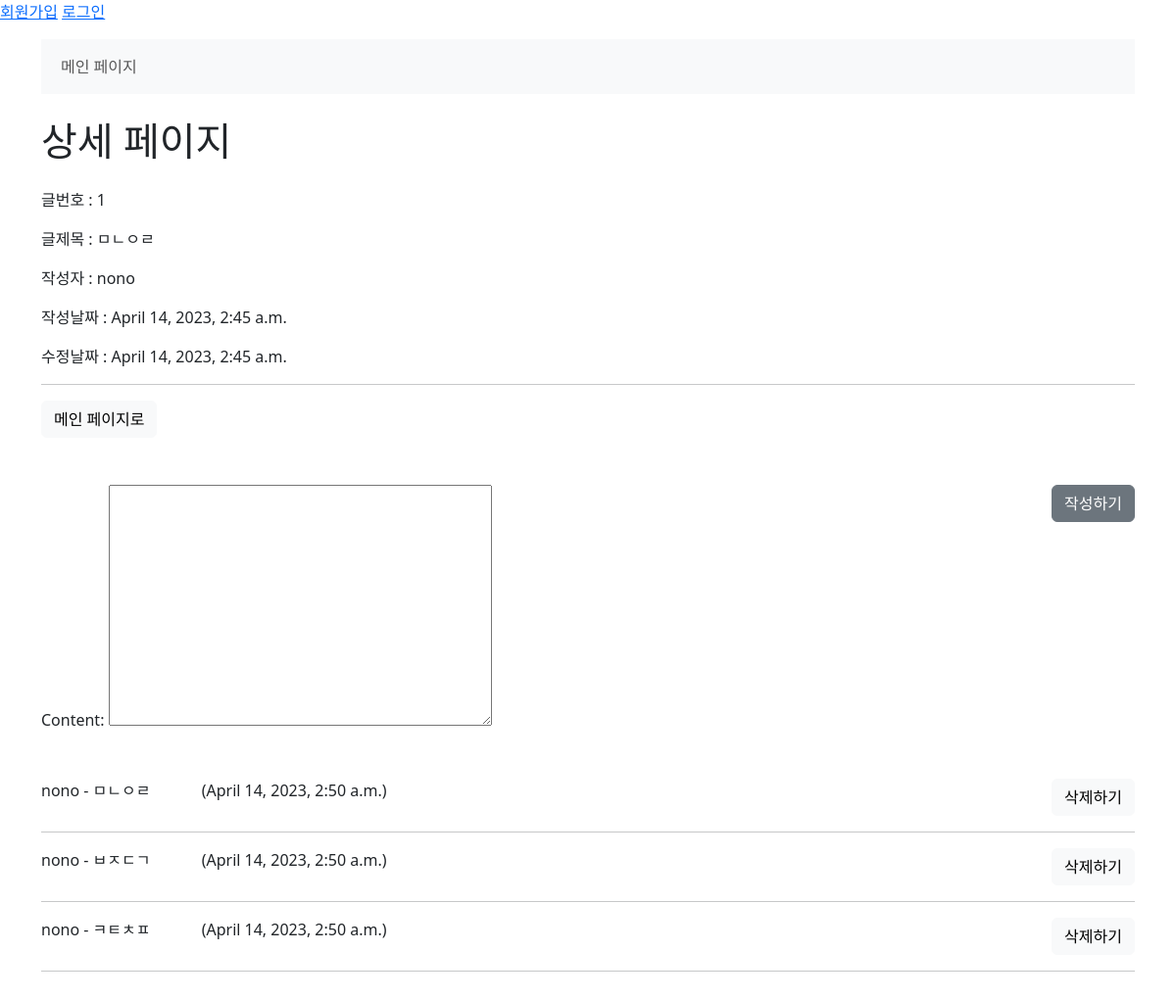
The app's page /boards/1/ with its own data.
### boards/models.py (models this page shows)
class Board(models.Model):
    author = models.ForeignKey(settings.AUTH_USER_MODEL, on_delete=models.CASCADE, related_name='boards')
    like_users = models.ManyToManyField(settings.AUTH_USER_MODEL, related_name='like_boards')
    title = models.CharField(max_length=100)
    content = models.TextField()
    created_at = models.DateTimeField(auto_now_add=True)
    updated_at = models.DateTimeField(auto_now=True)

class Comment(models.Model):
    author = models.ForeignKey(settings.AUTH_USER_MODEL, on_delete=models.CASCADE, related_name='comments')
    board = models.ForeignKey(Board, on_delete=models.CASCADE, related_name='comments')
    content = models.TextField()
    created_at = models.DateTimeField(auto_now_add=True)
    updated_at = models.DateTimeField(auto_now=True)

### accounts/models.py (models this page shows)
class User(AbstractUser):
    followings = models.ManyToManyField('self', symmetrical=False, related_name='followers')

### boards/views.py (the view)
# urls.py: path('<int:pk>/', views.detail, name='detail'),
@require_http_methods(["GET", "POST"])
def detail(request, pk):
    board = get_object_or_404(Board, pk=pk)
    if request.method == 'POST':
        board.delete()
        return redirect('boards:index')
    comments = board.comments.all()
    comment_form = CommentForm()
    context = {
        'board': board,
        'comments': comments,
        'comment_form': comment_form,
    }
    return render(request, 'boards/detail.html', context)

### boards/forms.py
class CommentForm(forms.ModelForm):
    class Meta:
        model = Comment
        fields = ('content', )

### boards/templates/boards/detail.html (shortened to what this page needs)
{% extends 'base.html' %}
{% block content %}
<div>
  <div class="d-flex justify-content-between">
    <h1 class="mb-4">상세 페이지</h1>
  </div>
  <p>글번호 : {{ board.id }}</p>
  <p>글제목 : {{ board.title }}</p>
  <p>작성자 : {{ board.author }}</p>
  <p>작성날짜 : {{ board.created_at }}</p>
  <p>수정날짜 : {{ board.updated_at }}</p>
  <hr>
  <div class="mb-5 d-flex justify-content-between">
    <a href="{% url 'boards:index' %}"><button class="btn btn-light">메인 페이지로</button></a>
  </div>
  <form action="{% url 'boards:comment' board.id %}" method='POST'>
    <button class="btn btn-secondary" style="float: right;" type="submit">작성하기</button>
    {{ comment_form.as_p }}
  </form>
  <div class="mt-5">
    {% if comments|length == 0 %} 댓글이 없습니다.
    {% else %}
      {% for comment in comments %}
      <div class="my-3 d-flex justify-content-between">
        <div>
          <span>{{ comment.author }} - {{ comment.content }}</sp>
          <span class="mx-5">({{ comment.created_at }})</span>
        </div>
          <div>
            <form action="{% url 'boards:comment_detail' board.id comment.id %}" method='POST'>
              <button class="btn btn-light">삭제하기</button>
            </form>
          </div>
        </div>
        <hr/>
      {% endfor %}
    {% endif %}
  </div>
</div>
{% endblock content %}

### templates/base.html (shortened to what this page needs)
<!DOCTYPE html>
<html lang="en">
<head>
  <link href="https://cdn.jsdelivr.net/npm/bootstrap@5.3.0-alpha1/dist/css/bootstrap.min.css" rel="stylesheet">
</head>
<body>
  <div id="nav">
    {% if user.is_authenticated %}
    <h3><i>Hello, {{user}}</i></h3>
    <a href="{% url 'accounts:profile' user.username %} ">내 프로필</a>
      <a href="{% url 'accounts:logout' %}">로그아웃</a>
    {% else %}
      <a href="{% url 'accounts:signup' %}">회원가입</a>
      <a href="{% url 'accounts:login' %}">로그인</a>
    {% endif %}
  </div>
  <div class="mt-3 container">
    <div class="mt-3 mb-4">
      {% include '_navbar.html' %}
    </div>
    <div class="mb-5">
      {% block content %}
      {% endblock content %}
    </div>
  </div>
</body>
</html>

### templates/_navbar.html
<nav class="navbar navbar-expand-lg bg-light">
  <div class="container-fluid">
    <div class="collapse navbar-collapse" id="navbarNav">
      <ul class="navbar-nav">
        <li class="nav-item">
          <a class="nav-link" aria-current="page" href="{% url 'boards:index' %}">메인 페이지</a>
        </li>
      </ul>
    </div>
  </div>
</nav>

### records on screen
Board: id "1", title "ㅁㄴㅇㄹ", author "nono", created_at "April 14, 2023, 2:45 a.m.", updated_at "April 14, 2023, 2:45 a.m."
Comment: author "nono", content "ㅁㄴㅇㄹ", created_at "April 14, 2023, 2:50 a.m."
Comment: author "nono", content "ㅂㅈㄷㄱ", created_at "April 14, 2023, 2:50 a.m."
Comment: author "nono", content "ㅋㅌㅊㅍ", created_at "April 14, 2023, 2:50 a.m."
